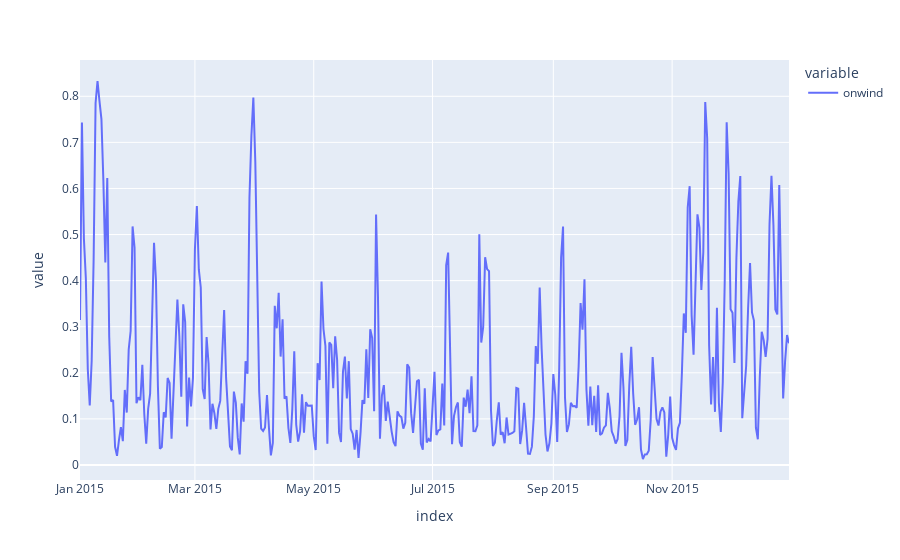

The notebook cell this image was saved under:
### Code cell
ts["onwind"].resample("D").mean().plot()

### Figure 1 — Plotly figure (JSON) as saved in the notebook; plotly's stock layout.template omitted (floating-point values rounded to 4 significant figures; data arrays with more than 128 entries replaced by an {"elided": "..."} marker saying what was removed)
{"data": [{"hovertemplate": "variable=onwind<br>index=%{x}<br>value=%{y}<extra></extra>", "legendgroup": "onwind", "line": {"color": "#636efa", "dash": "solid"}, "marker": {"symbol": "circle"}, "mode": "lines", "name": "onwind", "orientation": "v", "showlegend": true, "type": "scatter", "x": {"elided": "365 str values"}, "xaxis": "x", "y": {"elided": "365 float values"}, "yaxis": "y"}], "layout": {"legend": {"title": {"text": "variable"}, "tracegroupgap": 0}, "margin": {"t": 60}, "xaxis": {"anchor": "y", "domain": [0, 1], "title": {"text": "index"}}, "yaxis": {"anchor": "x", "domain": [0, 1], "title": {"text": "value"}}}}
